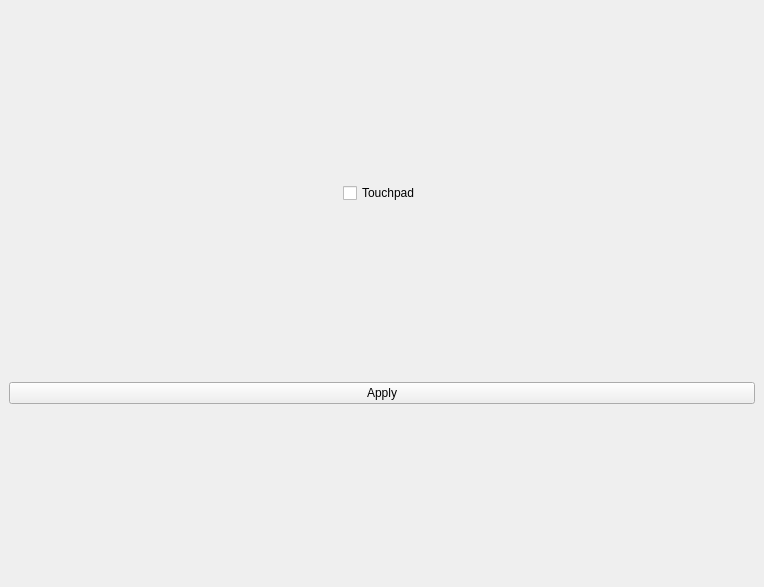
<?xml version="1.0" encoding="UTF-8"?>
<ui version="4.0">
 <class>MainWindow</class>
 <widget class="QMainWindow" name="MainWindow">
  <property name="geometry">
   <rect>
    <x>0</x>
    <y>0</y>
    <width>764</width>
    <height>587</height>
   </rect>
  </property>
  <property name="windowTitle">
   <string>MainWindow</string>
  </property>
  <widget class="QWidget" name="centralwidget">
   <layout class="QGridLayout" name="gridLayout_2">
    <item row="0" column="0">
     <layout class="QGridLayout" name="gridLayout">
      <item row="2" column="0">
       <spacer name="verticalSpacer_2">
        <property name="orientation">
         <enum>Qt::Vertical</enum>
        </property>
        <property name="sizeHint" stdset="0">
         <size>
          <width>20</width>
          <height>40</height>
         </size>
        </property>
       </spacer>
      </item>
      <item row="1" column="0">
       <layout class="QHBoxLayout" name="horizontalLayout">
        <item>
         <spacer name="horizontalSpacer">
          <property name="orientation">
           <enum>Qt::Horizontal</enum>
          </property>
          <property name="sizeHint" stdset="0">
           <size>
            <width>40</width>
            <height>20</height>
           </size>
          </property>
         </spacer>
        </item>
        <item>
         <widget class="QCheckBox" name="checkBox">
          <property name="text">
           <string>Touchpad</string>
          </property>
         </widget>
        </item>
        <item>
         <spacer name="horizontalSpacer_2">
          <property name="orientation">
           <enum>Qt::Horizontal</enum>
          </property>
          <property name="sizeHint" stdset="0">
           <size>
            <width>40</width>
            <height>20</height>
           </size>
          </property>
         </spacer>
        </item>
       </layout>
      </item>
      <item row="3" column="0">
       <widget class="QPushButton" name="apply_button">
        <property name="text">
         <string>Apply</string>
        </property>
       </widget>
      </item>
      <item row="4" column="0">
       <spacer name="verticalSpacer_3">
        <property name="orientation">
         <enum>Qt::Vertical</enum>
        </property>
        <property name="sizeHint" stdset="0">
         <size>
          <width>20</width>
          <height>40</height>
         </size>
        </property>
       </spacer>
      </item>
      <item row="0" column="0">
       <spacer name="verticalSpacer">
        <property name="orientation">
         <enum>Qt::Vertical</enum>
        </property>
        <property name="sizeHint" stdset="0">
         <size>
          <width>20</width>
          <height>40</height>
         </size>
        </property>
       </spacer>
      </item>
     </layout>
    </item>
   </layout>
  </widget>
 </widget>
 <resources/>
 <connections/>
</ui>
